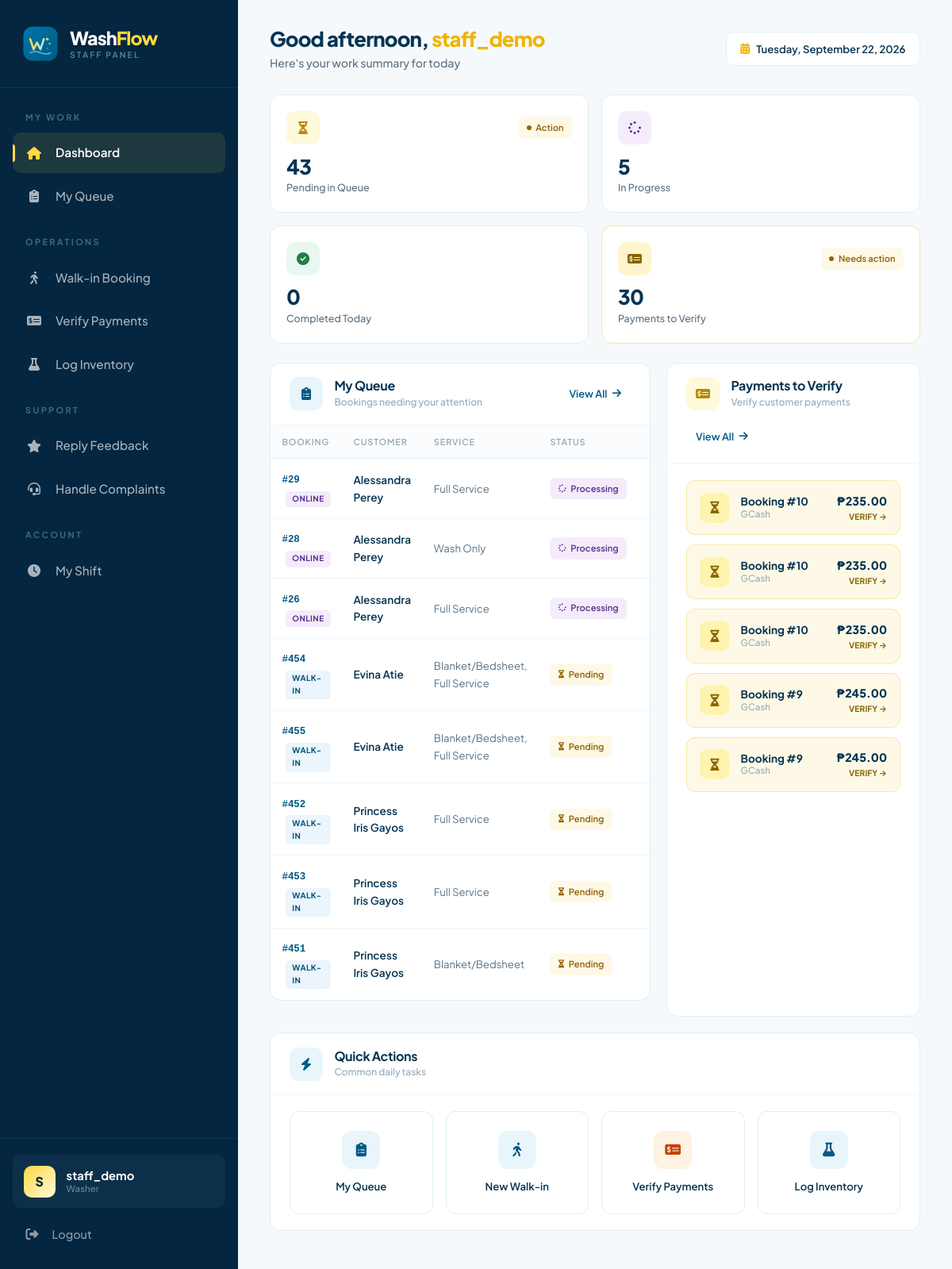
The app's page /staff_dashboard.php (signed in) with its own data.
### tables this page shows
CREATE TABLE `booking_online` (
  `id` int(11) NOT NULL,
  `customer_id` int(11) NOT NULL,
  `admin_id` int(11) DEFAULT NULL,
  `schedule_id` int(11) DEFAULT NULL,
  `customer_name` varchar(100) NOT NULL,
  `contact_number` varchar(20) NOT NULL,
  `address` text NOT NULL,
  `delivery_option` varchar(50) NOT NULL,
  `dropoff_date` date NOT NULL,
  `dropoff_time` varchar(50) NOT NULL,
  `special_instructions` text DEFAULT NULL,
  `addons` text DEFAULT NULL,
  `service` varchar(255) NOT NULL,
  `timestamp` timestamp NOT NULL DEFAULT current_timestamp(),
  `status` enum('Pending','Processing','Ready','Completed','Cancelled') NOT NULL DEFAULT 'Pending',
  `completed_at` datetime DEFAULT NULL,
  `total_amount` decimal(10,2) DEFAULT 0.00,
  `discount` decimal(10,2) DEFAULT 0.00,
  `payment_status` enum('Unpaid','Partially Paid','Paid') DEFAULT 'Unpaid'
);

CREATE TABLE `payments_online` (
  `payment_id` int(11) NOT NULL,
  `booking_id` int(11) NOT NULL,
  `amount` decimal(10,2) NOT NULL,
  `payment_method` enum('Cash','GCash') NOT NULL,
  `payment_status` enum('Pending','Paid','Failed','Refunded') NOT NULL DEFAULT 'Pending',
  `reference_number` varchar(50) DEFAULT NULL,
  `payment_date` timestamp NOT NULL DEFAULT current_timestamp(),
  `payment_proof` varchar(255) DEFAULT NULL,
  `notes` text DEFAULT NULL
);

### staff_dashboard.php (the view, shortened to what the rows shown need)
<?php
require_once 'db_connect.php';
require_once 'functions.php';
$staff_name    = $_SESSION['staff_name'] ?? $_SESSION['staff_username'] ?? 'Staff';
function staff_status_badge($status) {
    $s = strtolower(trim((string)$status));
    switch ($s) {
        case 'pending':     return ['label' => 'Pending',     'color' => '#946200', 'bg' => '#FEF9E7', 'icon' => 'fa-hourglass-half'];
        case 'processing':  return ['label' => 'Processing',  'color' => '#5B2E91', 'bg' => '#F4ECFB', 'icon' => 'fa-spinner'];
    }
}
$has_payments = false;
if ($res = $conn->query("SHOW TABLES LIKE 'payments_online'")) {
    $has_payments = ($res->num_rows > 0);
}
$recent = [];
try {
    $q = $conn->query("
        SELECT
            b.Booking_ID AS id,
            'walkin' AS source,
            b.service,
            b.status,
            b.total_amount,
            b.booking_date AS date_col,
            CONCAT(COALESCE(c.first_name,''), ' ', COALESCE(c.last_name,'')) AS customer_name,
            c.contact_number
        FROM booking b
        LEFT JOIN customer_info c ON c.Customer_ID = b.Customer_ID
        WHERE b.status IN ('Pending','Confirmed','In Progress')
        GROUP BY b.Booking_ID
        ORDER BY b.booking_date DESC
        LIMIT 5
    ");
    if ($q) {
        while ($r = $q->fetch_assoc()) $recent[] = $r;
    }
    $q = $conn->query("
        SELECT
            b.id AS id,
            'online' AS source,
            b.service,
            b.status,
            b.total_amount,
            b.timestamp AS date_col,
            b.customer_name,
            b.contact_number
        FROM booking_online b
        WHERE b.status IN ('Pending','Processing','Ready')
           OR b.status = '' OR b.status IS NULL
        ORDER BY b.timestamp DESC
        LIMIT 5
    ");
    if ($q) {
        while ($r = $q->fetch_assoc()) $recent[] = $r;
    }
    usort($recent, function($a, $b) {
        return strtotime($b['date_col']) - strtotime($a['date_col']);
    });
    $recent = array_slice($recent, 0, 8);
} catch (Exception $ex) {
    if (class_exists('Logger')) Logger::error('Recent failed', ['error' => $ex->getMessage()]);
}
$pending_payments = [];
if ($has_payments) {
    try {
        $q = $conn->query("
            SELECT
                p.payment_id,
                p.booking_id,
                p.amount,
                p.payment_method,
                p.reference_number,
                p.payment_date,
                b.customer_name,
                b.service
            FROM payments_online p
            LEFT JOIN booking_online b ON b.id = p.booking_id
            WHERE LOWER(p.payment_status) IN ('pending','pending_verification')
            ORDER BY p.payment_date DESC
            LIMIT 5
        ");
        if ($q) $pending_payments = $q->fetch_all(MYSQLI_ASSOC);
    } catch (Exception $ex) {
        if (class_exists('Logger')) Logger::error('Pending payments failed', ['error' => $ex->getMessage()]);
    }
}
$hour = (int)date('H');
if ($hour < 12)      $greeting = 'Good morning';
elseif ($hour < 18)  $greeting = 'Good afternoon';
else                 $greeting = 'Good evening';
?>
<!DOCTYPE html>
<html lang="en">
<head>
<link href="https://cdn.jsdelivr.net/npm/bootstrap@5.3.0/dist/css/bootstrap.min.css" rel="stylesheet">
<link href="https://cdnjs.cloudflare.com/ajax/libs/font-awesome/6.4.0/css/all.min.css" rel="stylesheet">
</head>
<body>
<div class="wf-layout">
    <main class="wf-main">
        <div class="wf-topbar">
            <div class="wf-topbar-greeting">
                <h1><?= e($greeting) ?>, <span class="accent"><?= e(explode(' ', $staff_name)[0]) ?></span></h1>
            </div>
        </div>
        <div class="wf-grid-2">
            <div class="wf-card">
                <?php if (empty($recent)): ?>
                    <div class="wf-empty-mini">
                        <i class="fas fa-check-circle"></i>
                        <p>No pending items in your queue. Great job! 🎉</p>
                    </div>
                <?php else: ?>
                <div class="wf-table-wrap">
                    <table class="wf-table">
                        <thead>
                            <tr>
                                <th>Booking</th>
                                <th>Customer</th>
                                <th>Service</th>
                                <th>Status</th>
                                <th style="text-align:right;">Action</th>
                            </tr>
                        </thead>
                        <tbody>
                            <?php foreach ($recent as $r):
                                $b = staff_status_badge($r['status'] ?: 'Pending');
                                $is_walkin = ($r['source'] === 'walkin');
                                $customer_name = trim($r['customer_name'] ?: '');
                            ?>
                            <tr>
                                <td>
                                    <span class="wf-booking-id">#<?= e($r['id']) ?></span>
                                    <span class="wf-source-tag <?= $is_walkin ? 'walkin' : 'online' ?>">
                                        <?= $is_walkin ? 'Walk-in' : 'Online' ?>
                                    </span>
                                </td>
                                <td><span class="wf-customer"><?= e($customer_name) ?></span></td>
                                <td><span class="wf-service"><?= e($r['service'] ?: '-') ?></span></td>
                                <td>
                                    <span class="wf-badge" style="color:<?= $b['color'] ?>;background:<?= $b['bg'] ?>;">
                                        <i class="fas <?= $b['icon'] ?>" style="font-size:0.62rem;"></i>
                                        <?= e($b['label']) ?>
                                    </span>
                                </td>
                                <td style="text-align:right;">
                                </td>
                            </tr>
                            <?php endforeach; ?>
                        </tbody>
                    </table>
                </div>
                <?php endif; ?>
            </div>
            <div class="wf-card">
                <?php if (empty($pending_payments)): ?>
                    <div class="wf-empty-mini">
                        <i class="fas fa-check-circle"></i>
                        <p>No pending payments. All clear! 🎉</p>
                    </div>
                <?php else: ?>
                <div class="wf-card-body">
                    <div style="display:flex;flex-direction:column;gap:0.75rem;">
                        <?php foreach ($pending_payments as $p): ?>
                        <a href="booking_management.php?tab=online&payment=verify&id=<?= (int)$p['payment_id'] ?>"
                           style="display:flex;align-items:center;gap:0.85rem;padding:0.85rem 1rem;background:#FEF9E7;border:1px solid #F5E6A8;border-radius:11px;text-decoration:none;transition:all 0.15s;"
                           onmouseover="this.style.background='#FCEFC4';this.style.transform='translateY(-1px)';"
                           onmouseout="this.style.background='#FEF9E7';this.style.transform='translateY(0)';">
                            <div style="width:38px;height:38px;border-radius:10px;background:#FFF3B0;color:#8A6400;display:flex;align-items:center;justify-content:center;font-size:0.95rem;flex-shrink:0;">
                                <i class="fas fa-hourglass-half"></i>
                            </div>
                            <div style="flex:1;min-width:0;line-height:1.3;">
                                <div style="font-weight:700;color:var(--dark-blue);font-size:0.85rem;">
                                    Booking #<?= e($p['booking_id']) ?>
                                </div>
                                <div style="font-size:0.72rem;color:var(--text-muted);font-weight:500;">
                                    <?= e($p['payment_method'] ?: 'Payment') ?>
                                </div>
                            </div>
                            <div style="text-align:right;flex-shrink:0;">
                                <div style="font-weight:800;color:var(--dark-blue);font-size:0.9rem;">
                                    ₱<?= number_format((float)$p['amount'], 2) ?>
                                </div>
                                <div style="font-size:0.65rem;color:#8A6400;font-weight:700;">
                                    VERIFY →
                                </div>
                            </div>
                        </a>
                        <?php endforeach; ?>
                    </div>
                </div>
                <?php endif; ?>
            </div>
        </div>
    </main>
</div>
</body>
</html>

### records on screen
booking_online: id "29", shows "ONLINE", customer_name "Alessandra Perey", service "Full Service", status "Processing"
booking_online: id "28", shows "ONLINE", customer_name "Alessandra Perey", service "Wash Only", status "Processing"
booking_online: id "26", shows "ONLINE", customer_name "Alessandra Perey", service "Full Service", status "Processing"
payments_online: booking "10", payment_method "GCash", amount "235.00"
payments_online: booking "10", payment_method "GCash", amount "235.00"
payments_online: booking "10", payment_method "GCash", amount "235.00"
payments_online: booking "9", payment_method "GCash", amount "245.00"
payments_online: booking "9", payment_method "GCash", amount "245.00"

### other values on screen
$staff_initial "S"
$staff_name "staff_demo"
$my_role['label'] "Washer"
$greeting "Good afternoon"
explode(' ', $staff_name)[0] "staff_demo"
$stats['walkin_pending'] + $stats['online_pending'] "43"
$stats['walkin_progress'] + $stats['online_processing'] "5"
$stats['completed_today'] "0"
$stats['pay_pending'] "30"
$r['id'] "454"
$customer_name "Evina Atie"
$r['service'] ?: '-' "Blanket/Bedsheet, Full Service"
$b['label'] "Pending"
$r['id'] "455"
$r['id'] "452"
